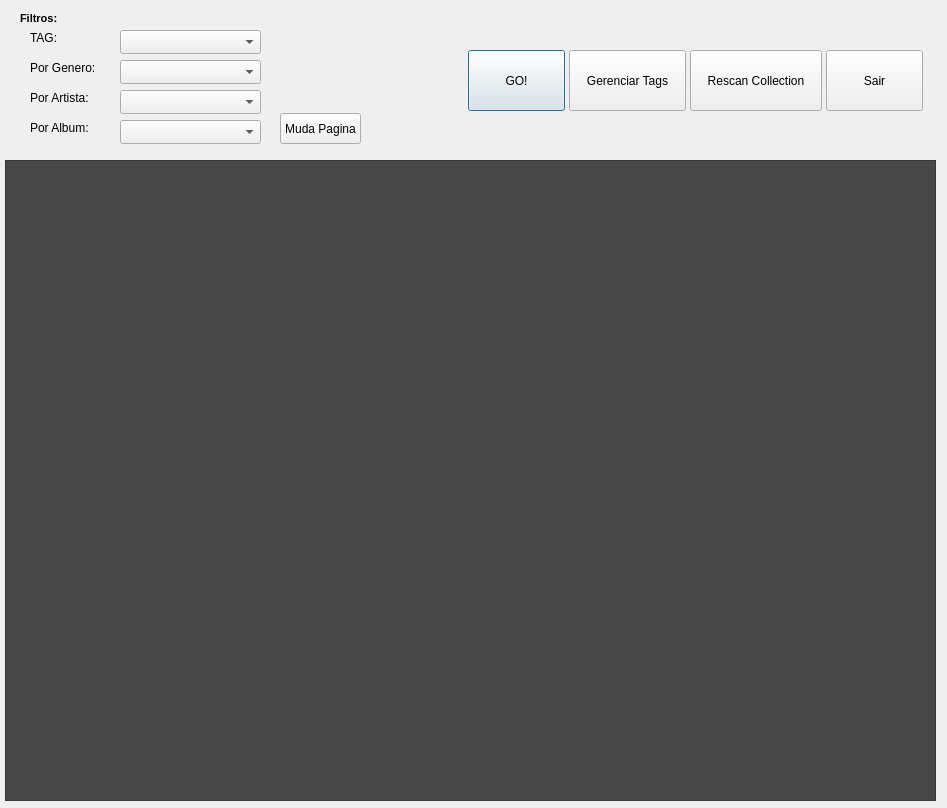
<?xml version="1.0" encoding="UTF-8"?>
<ui version="4.0">
 <class>Dialog</class>
 <widget class="QDialog" name="Dialog">
  <property name="geometry">
   <rect>
    <x>0</x>
    <y>0</y>
    <width>947</width>
    <height>808</height>
   </rect>
  </property>
  <property name="minimumSize">
   <size>
    <width>640</width>
    <height>480</height>
   </size>
  </property>
  <property name="windowTitle">
   <string>YAMO::Yet Another Music Organizer</string>
  </property>
  <property name="toolTip">
   <string/>
  </property>
  <property name="styleSheet">
   <string/>
  </property>
  <property name="locale">
   <locale language="English" country="UnitedStates"/>
  </property>
  <widget class="QStackedWidget" name="stackOpcoes">
   <property name="geometry">
    <rect>
     <x>10</x>
     <y>10</y>
     <width>281</width>
     <height>141</height>
    </rect>
   </property>
   <property name="currentIndex">
    <number>0</number>
   </property>
   <widget class="QWidget" name="opVisual">
    <widget class="QLabel" name="lblOpcoes">
     <property name="geometry">
      <rect>
       <x>10</x>
       <y>0</y>
       <width>161</width>
       <height>16</height>
      </rect>
     </property>
     <property name="font">
      <font>
       <pointsize>8</pointsize>
       <weight>75</weight>
       <bold>true</bold>
      </font>
     </property>
     <property name="text">
      <string>Filtros: </string>
     </property>
    </widget>
    <widget class="QLabel" name="lblGenero">
     <property name="geometry">
      <rect>
       <x>20</x>
       <y>50</y>
       <width>71</width>
       <height>16</height>
      </rect>
     </property>
     <property name="text">
      <string>Por Genero: </string>
     </property>
     <property name="buddy">
      <cstring>cboGenero</cstring>
     </property>
    </widget>
    <widget class="QLabel" name="lblArtista">
     <property name="geometry">
      <rect>
       <x>20</x>
       <y>80</y>
       <width>71</width>
       <height>16</height>
      </rect>
     </property>
     <property name="text">
      <string>Por Artista: </string>
     </property>
     <property name="buddy">
      <cstring>cboArtista</cstring>
     </property>
    </widget>
    <widget class="QLabel" name="lblAlbum">
     <property name="geometry">
      <rect>
       <x>20</x>
       <y>110</y>
       <width>71</width>
       <height>16</height>
      </rect>
     </property>
     <property name="text">
      <string>Por Album: </string>
     </property>
     <property name="buddy">
      <cstring>cboAlbum</cstring>
     </property>
    </widget>
    <widget class="QComboBox" name="cboGenero">
     <property name="geometry">
      <rect>
       <x>110</x>
       <y>50</y>
       <width>141</width>
       <height>24</height>
      </rect>
     </property>
    </widget>
    <widget class="QComboBox" name="cboArtista">
     <property name="geometry">
      <rect>
       <x>110</x>
       <y>80</y>
       <width>141</width>
       <height>24</height>
      </rect>
     </property>
    </widget>
    <widget class="QComboBox" name="cboAlbum">
     <property name="geometry">
      <rect>
       <x>110</x>
       <y>110</y>
       <width>141</width>
       <height>24</height>
      </rect>
     </property>
    </widget>
    <widget class="QComboBox" name="cboTag">
     <property name="geometry">
      <rect>
       <x>110</x>
       <y>20</y>
       <width>141</width>
       <height>24</height>
      </rect>
     </property>
    </widget>
    <widget class="QLabel" name="label">
     <property name="geometry">
      <rect>
       <x>20</x>
       <y>20</y>
       <width>31</width>
       <height>16</height>
      </rect>
     </property>
     <property name="text">
      <string>TAG:</string>
     </property>
    </widget>
   </widget>
   <widget class="QWidget" name="opGeral">
    <widget class="QLabel" name="lblOpcoesGerais">
     <property name="geometry">
      <rect>
       <x>10</x>
       <y>0</y>
       <width>101</width>
       <height>16</height>
      </rect>
     </property>
     <property name="font">
      <font>
       <weight>75</weight>
       <bold>true</bold>
      </font>
     </property>
     <property name="text">
      <string>Opções Gerais: </string>
     </property>
    </widget>
    <widget class="QCheckBox" name="chkDeletarDados">
     <property name="geometry">
      <rect>
       <x>10</x>
       <y>30</y>
       <width>221</width>
       <height>23</height>
      </rect>
     </property>
     <property name="text">
      <string>Deletar dados da coleção ao sair</string>
     </property>
     <property name="checked">
      <bool>true</bool>
     </property>
    </widget>
   </widget>
  </widget>
  <widget class="QGraphicsView" name="canvasView">
   <property name="geometry">
    <rect>
     <x>5</x>
     <y>160</y>
     <width>931</width>
     <height>641</height>
    </rect>
   </property>
   <property name="sizePolicy">
    <sizepolicy hsizetype="Expanding" vsizetype="Expanding">
     <horstretch>0</horstretch>
     <verstretch>0</verstretch>
    </sizepolicy>
   </property>
   <property name="cursor" stdset="0">
    <cursorShape>PointingHandCursor</cursorShape>
   </property>
   <property name="styleSheet">
    <string notr="true">background-color: rgb(71, 71, 71);</string>
   </property>
   <property name="frameShape">
    <enum>QFrame::StyledPanel</enum>
   </property>
   <property name="frameShadow">
    <enum>QFrame::Raised</enum>
   </property>
   <property name="lineWidth">
    <number>4</number>
   </property>
   <property name="midLineWidth">
    <number>4</number>
   </property>
   <property name="sceneRect">
    <rectf>
     <x>0.000000000000000</x>
     <y>0.000000000000000</y>
     <width>900.000000000000000</width>
     <height>630.000000000000000</height>
    </rectf>
   </property>
   <property name="resizeAnchor">
    <enum>QGraphicsView::NoAnchor</enum>
   </property>
  </widget>
  <widget class="QPushButton" name="btnGo">
   <property name="geometry">
    <rect>
     <x>468</x>
     <y>50</y>
     <width>97</width>
     <height>61</height>
    </rect>
   </property>
   <property name="sizePolicy">
    <sizepolicy hsizetype="Fixed" vsizetype="Fixed">
     <horstretch>0</horstretch>
     <verstretch>0</verstretch>
    </sizepolicy>
   </property>
   <property name="minimumSize">
    <size>
     <width>97</width>
     <height>61</height>
    </size>
   </property>
   <property name="toolTip">
    <string>Click to visualize collection</string>
   </property>
   <property name="autoFillBackground">
    <bool>false</bool>
   </property>
   <property name="styleSheet">
    <string/>
   </property>
   <property name="text">
    <string>GO!</string>
   </property>
  </widget>
  <widget class="QPushButton" name="btnGerenciarTags">
   <property name="geometry">
    <rect>
     <x>569</x>
     <y>50</y>
     <width>117</width>
     <height>61</height>
    </rect>
   </property>
   <property name="sizePolicy">
    <sizepolicy hsizetype="Fixed" vsizetype="Fixed">
     <horstretch>0</horstretch>
     <verstretch>0</verstretch>
    </sizepolicy>
   </property>
   <property name="minimumSize">
    <size>
     <width>97</width>
     <height>61</height>
    </size>
   </property>
   <property name="toolTip">
    <string>Click to create a new TAG</string>
   </property>
   <property name="text">
    <string>Gerenciar Tags</string>
   </property>
  </widget>
  <widget class="QPushButton" name="btnRescan">
   <property name="geometry">
    <rect>
     <x>690</x>
     <y>50</y>
     <width>132</width>
     <height>61</height>
    </rect>
   </property>
   <property name="minimumSize">
    <size>
     <width>111</width>
     <height>61</height>
    </size>
   </property>
   <property name="text">
    <string>Rescan Collection</string>
   </property>
  </widget>
  <widget class="QPushButton" name="btnExit">
   <property name="geometry">
    <rect>
     <x>826</x>
     <y>50</y>
     <width>97</width>
     <height>61</height>
    </rect>
   </property>
   <property name="sizePolicy">
    <sizepolicy hsizetype="Fixed" vsizetype="Fixed">
     <horstretch>0</horstretch>
     <verstretch>0</verstretch>
    </sizepolicy>
   </property>
   <property name="minimumSize">
    <size>
     <width>97</width>
     <height>61</height>
    </size>
   </property>
   <property name="toolTip">
    <string>Exit YAMO</string>
   </property>
   <property name="text">
    <string>Sair</string>
   </property>
  </widget>
  <widget class="QPushButton" name="btnMudaPagina">
   <property name="geometry">
    <rect>
     <x>280</x>
     <y>113</y>
     <width>81</width>
     <height>31</height>
    </rect>
   </property>
   <property name="text">
    <string>Muda Pagina</string>
   </property>
  </widget>
 </widget>
 <resources/>
 <connections/>
</ui>
